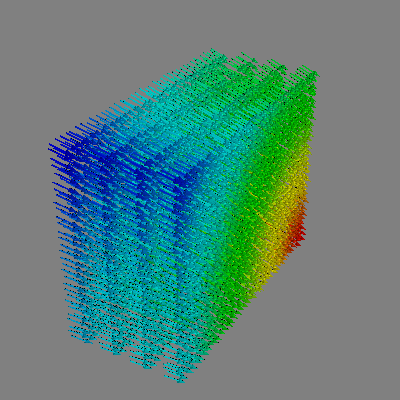

Write Python code to recreate this figure.
#!/usr/bin/env python

# Demonstrate vtkGradientFilter by computing gradients, vorticity,
# Q-criterion, and divergence on a structured grid dataset, then
# visualizing the gradient vectors as arrow glyphs.

import os

# Factory overrides
import vtkmodules.vtkInteractionStyle  # noqa: F401
import vtkmodules.vtkRenderingOpenGL2  # noqa: F401

from vtkmodules.vtkCommonCore import vtkDoubleArray
from vtkmodules.vtkCommonDataModel import vtkDataObject
from vtkmodules.vtkFiltersCore import (
    vtkGlyph3D,
    vtkMaskPoints,
)
from vtkmodules.vtkFiltersGeneral import vtkGradientFilter
from vtkmodules.vtkFiltersSources import vtkArrowSource
from vtkmodules.vtkIOLegacy import vtkStructuredGridReader
from vtkmodules.vtkRenderingCore import (
    vtkActor,
    vtkPolyDataMapper,
    vtkRenderWindow,
    vtkRenderWindowInteractor,
    vtkRenderer,
)

# Data directory
data_dir = os.environ.get("VPE_DATA_DIR", os.path.dirname(os.path.abspath(__file__)))

# Read structured grid
reader = vtkStructuredGridReader()
reader.SetFileName(os.path.join(data_dir, "SampleStructGrid.vtk"))
reader.Update()
grid = reader.GetOutput()

# Create a synthetic 3-component vector field from point coordinates.
# Component j at point i = point[(j + offset) % 3], with offset = 1.
# This produces a field whose gradient and vorticity are analytically known.
offset = 1
num_points = grid.GetNumberOfPoints()
linear_field = vtkDoubleArray()
linear_field.SetNumberOfComponents(3)
linear_field.SetNumberOfTuples(num_points)
linear_field.SetName("LinearField")
for i in range(num_points):
    pt = grid.GetPoint(i)
    linear_field.SetTuple3(i, pt[(0 + offset) % 3], pt[(1 + offset) % 3], pt[(2 + offset) % 3])
grid.GetPointData().AddArray(linear_field)

# Compute gradient with vorticity, Q-criterion, and divergence
gradient = vtkGradientFilter()
gradient.SetInputData(grid)
gradient.SetInputScalars(vtkDataObject.FIELD_ASSOCIATION_POINTS, "LinearField")
gradient.SetResultArrayName("Gradient")
gradient.SetComputeVorticity(1)
gradient.SetComputeQCriterion(1)
gradient.SetComputeDivergence(1)
gradient.Update()

# Mask a subset of points for glyph display
mask = vtkMaskPoints()
mask.SetInputConnection(gradient.GetOutputPort())
mask.RandomModeOff()
mask.SetOnRatio(5)

# Create arrow glyphs for gradient vectors
arrow = vtkArrowSource()

glyph = vtkGlyph3D()
glyph.SetSourceConnection(arrow.GetOutputPort())
glyph.SetInputConnection(mask.GetOutputPort())
glyph.SetVectorModeToUseVector()
glyph.SetInputArrayToProcess(1, 0, 0, vtkDataObject.FIELD_ASSOCIATION_POINTS, "Vorticity")
glyph.SetScaleModeToScaleByVector()
glyph.SetScaleFactor(0.05)
glyph.SetColorModeToColorByScalar()

glyph.Update()

glyph_mapper = vtkPolyDataMapper()
glyph_mapper.SetInputConnection(glyph.GetOutputPort())
glyph_mapper.ScalarVisibilityOn()
glyph_mapper.SetScalarRange(glyph.GetOutput().GetScalarRange())

glyph_actor = vtkActor()
glyph_actor.SetMapper(glyph_mapper)

# Renderer
renderer = vtkRenderer()
renderer.SetBackground(0.5, 0.5, 0.5)
renderer.AddActor(glyph_actor)

# Window
render_window = vtkRenderWindow()
render_window.AddRenderer(renderer)
render_window.SetSize(400, 400)
render_window.SetWindowName("gradient and vorticity")

# Interactor
interactor = vtkRenderWindowInteractor()
interactor.SetRenderWindow(render_window)

# Scene
renderer.ResetCamera()
renderer.GetActiveCamera().Azimuth(120)
renderer.GetActiveCamera().Elevation(30)
renderer.ResetCameraClippingRange()

interactor.Initialize()
interactor.Start()
